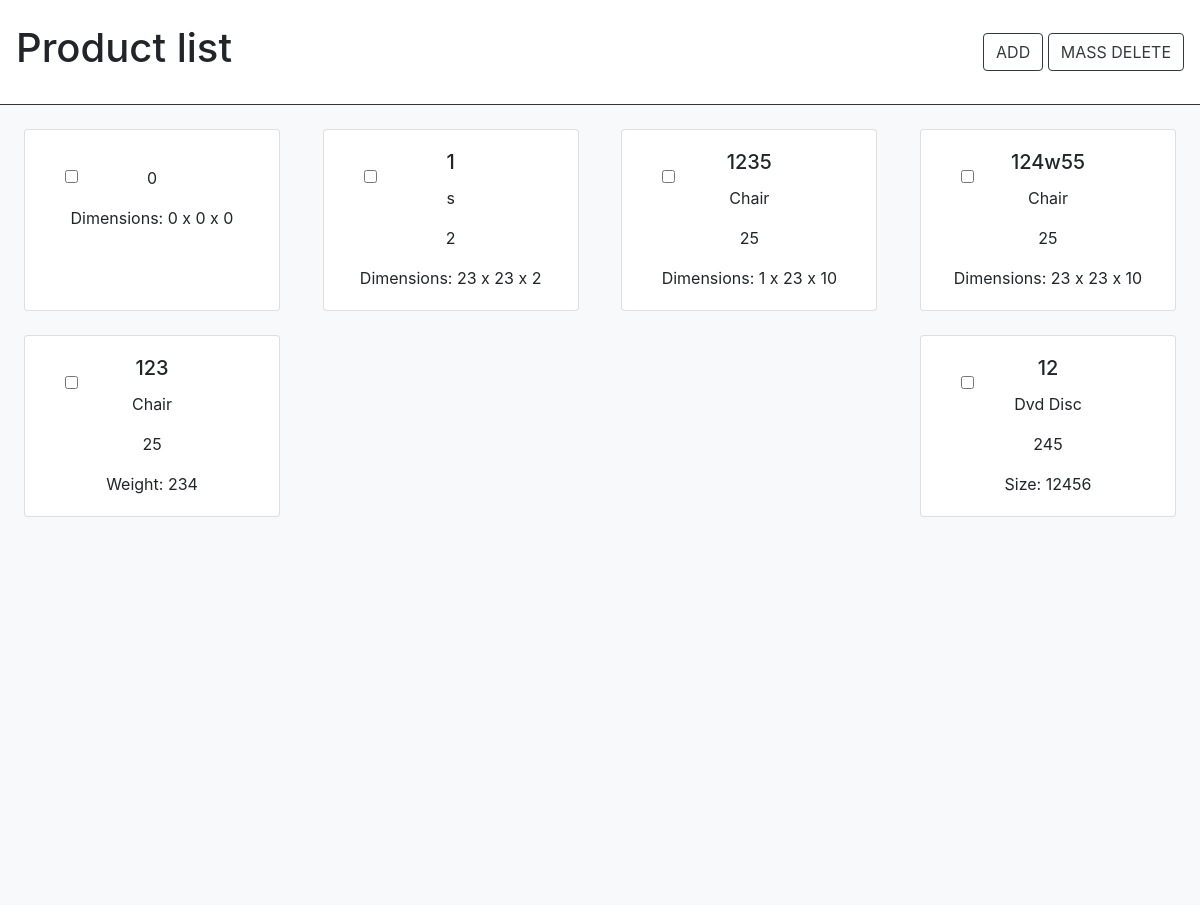
The page / on the database its author committed.
### tables this page shows
CREATE TABLE `chair` (
  `id` int(11) NOT NULL,
  `SKU` varchar(64) DEFAULT NULL,
  `name` varchar(64) DEFAULT NULL,
  `price_$` int(11) DEFAULT NULL,
  `height_cm` int(11) DEFAULT NULL,
  `width_cm` int(11) DEFAULT NULL,
  `length_cm` int(11) DEFAULT NULL
);

CREATE TABLE `book` (
  `id` int(11) NOT NULL,
  `SKU` varchar(64) DEFAULT NULL,
  `name` varchar(64) DEFAULT NULL,
  `price_$` int(11) DEFAULT NULL,
  `weight_kg` int(11) DEFAULT NULL
);

CREATE TABLE `dvd_disc` (
  `id` int(11) NOT NULL,
  `SKU` varchar(64) DEFAULT NULL,
  `name` varchar(64) DEFAULT NULL,
  `price_$` int(11) DEFAULT NULL,
  `size_mb` int(11) DEFAULT NULL
);

### products.php (called while the page is built, shortened)
<?php
class Product
{
    private $conn;
    public function __construct()
    {
        $this->conn = new PDO("mysql:host=localhost;dbname=scandiwebtest;", "root", "");
    }
    public function getConn()
    {
        return $this->conn;
    }
}

### furniture.php (called while the page is built, shortened)
<?php
require_once "./products.php";
class Furniture extends Product
{
    public function displayFurniture(){
        $furniture = 'SELECT * FROM `chair`';
        $stmt = $this->getConn()->prepare($furniture);
        $stmt->execute();
        $productChair = $stmt->fetchAll(PDO::FETCH_ASSOC);
        return $productChair;
    }
}

### book.php (called while the page is built, shortened)
<?php
require_once "./products.php";
class Book extends Product
{
    public function displayBook(){
        $book = 'SELECT * FROM `book`';
        $stmt = $this->getConn()->prepare($book);
        $stmt->execute();
        $productBook = $stmt->fetchAll(PDO::FETCH_ASSOC);
        return $productBook;
    }
}

### disc.php (called while the page is built, shortened)
<?php
require_once "./products.php";
class DVD extends Product
{
    public function displayDisc(){
        $disc = 'SELECT * FROM `dvd_disc`';
        $stmt = $this->getConn()->prepare($disc);
        $stmt->execute();
        $productDisc = $stmt->fetchAll(PDO::FETCH_ASSOC);
        return $productDisc;
    }
}

### index.php (the view, shortened to what this page needs)
<?php
require_once "./products.php";
require_once "./furniture.php";
require_once "./book.php";
require_once "./disc.php";
$book = new Book();
$book->displayBook();
$disc = new DVD();
$disc->displayDisc();
$furniture = new Furniture();
$furniture->displayFurniture();
$re_dvddisk = array();
foreach ($disc->displayDisc() as $p) {
    $p["table_name"] = "dvd_disc";
    $p["values"] = "Size: " . $p["size_mb"];
    array_push($re_dvddisk, $p);
};
$re_book = array();
foreach ($book->displayBook() as $p) {
    $p["table_name"] = "book";
    $p["values"] = "Weight: " . $p["weight_kg"];
    array_push($re_book, $p);
};
$re_furniture = array();
foreach ($furniture->displayFurniture() as $p) {
    $p["table_name"] = "chair";
    $p["values"] = "Dimensions: " . $p["height_cm"] . " x " . $p["width_cm"] . " x " . $p["length_cm"];
    array_push($re_furniture , $p);
};
$r = array_merge($re_furniture , $re_book, $re_dvddisk);
?>
<!DOCTYPE html>
<html lang="en">
<head>
    <link rel="stylesheet" href="./assets/bootstrap-4.6.2-dist/css/bootstrap.min.css">
    <link rel="stylesheet" href="./assets/style.css">
</head>
<body>
    <form action="deleteProduct.php" method="GET">
        <div>
            <div class="navbar navbar-light py-4">
                <h1>Product list</h1>
                <div class="buttons">
                    <a href="addProduct.php"><button id="add-product-btn" class="btn btn btn-outline-dark">ADD</button></a>
                    <button id="delete-product-btn" class="btn btn btn-outline-dark" type="submit">MASS DELETE</button>
                </div>
            </div>
            <div class="bg-light container-wrapper">
                <div class="card-container  d-flex justify-content-between p-4 flex-wrap">
                    <?php
                    foreach ($r as $product) {
                    ?>
                        <div class="card text-center mb-4">
                            <input type="checkbox" class="delete-checkbox" id="<?= $product['id']; ?>" value="<?= $product["table_name"]; ?>" name="<?= $product['id'] ?>">
                            <div class="card-body">
                                <h5 class="card-title"><?= $product['SKU']; ?></h5>
                                <p class="card-text"><?= $product['name']; ?></p>
                                <p class="card-text"><?= $product['price_$']; ?></p>
                                <p class="card-text"><?= $product['values']; ?></p>
                            </div>
                        </div>
                    <?php }
                    ?>
                </div>
            </div>
        </div>
    </form>
</body>
</html>

### assets/style.css (style rules this page uses)
body { height: 100%; }
.delete-checkbox { position:absolute; left: 40px; top:40px; }
.container-wrapper { height: 100vh; }
.card { width: 16rem; }

### rows shown on the page
chair: value "0", values "Dimensions: 0 x 0 x 0"
chair: SKU "1", name "s", value "2", values "Dimensions: 23 x 23 x 2"
chair: SKU "1235", name "Chair", value "25", values "Dimensions: 1 x 23 x 10"
chair: SKU "124w55", name "Chair", value "25", values "Dimensions: 23 x 23 x 10"
book: SKU "123", name "Chair", value "25", values "Weight: 234"
dvd_disc: SKU "12", name "Dvd Disc", value "245", values "Size: 12456"
